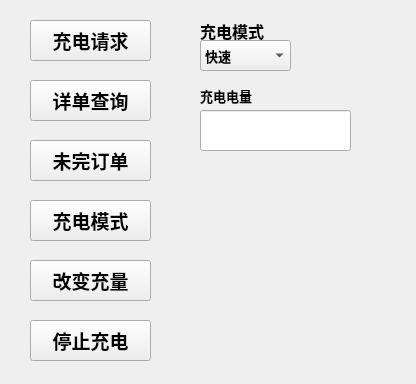
<?xml version="1.0" encoding="UTF-8"?>
<ui version="4.0">
 <class>MainWindow</class>
 <widget class="QMainWindow" name="MainWindow">
  <property name="geometry">
   <rect>
    <x>0</x>
    <y>0</y>
    <width>416</width>
    <height>384</height>
   </rect>
  </property>
  <property name="windowTitle">
   <string>MCSRrank</string>
  </property>
  <widget class="QWidget" name="centralwidget">
   <widget class="QPushButton" name="chargereqButton">
    <property name="geometry">
     <rect>
      <x>30</x>
      <y>20</y>
      <width>121</width>
      <height>41</height>
     </rect>
    </property>
    <property name="font">
     <font>
      <pointsize>14</pointsize>
      <weight>75</weight>
      <bold>true</bold>
     </font>
    </property>
    <property name="text">
     <string>充电请求</string>
    </property>
   </widget>
   <widget class="QLabel" name="showinfo">
    <property name="geometry">
     <rect>
      <x>200</x>
      <y>230</y>
      <width>181</width>
      <height>121</height>
     </rect>
    </property>
    <property name="font">
     <font>
      <pointsize>10</pointsize>
      <weight>75</weight>
      <bold>true</bold>
     </font>
    </property>
    <property name="text">
     <string/>
    </property>
   </widget>
   <widget class="QPushButton" name="detailbillButton">
    <property name="geometry">
     <rect>
      <x>30</x>
      <y>80</y>
      <width>121</width>
      <height>41</height>
     </rect>
    </property>
    <property name="font">
     <font>
      <pointsize>14</pointsize>
      <weight>75</weight>
      <bold>true</bold>
     </font>
    </property>
    <property name="text">
     <string>详单查询</string>
    </property>
   </widget>
   <widget class="QPushButton" name="chargingButton">
    <property name="geometry">
     <rect>
      <x>30</x>
      <y>140</y>
      <width>121</width>
      <height>41</height>
     </rect>
    </property>
    <property name="font">
     <font>
      <pointsize>14</pointsize>
      <weight>75</weight>
      <bold>true</bold>
     </font>
    </property>
    <property name="text">
     <string>未完订单</string>
    </property>
   </widget>
   <widget class="QPushButton" name="chargemodeButton">
    <property name="geometry">
     <rect>
      <x>30</x>
      <y>200</y>
      <width>121</width>
      <height>41</height>
     </rect>
    </property>
    <property name="font">
     <font>
      <pointsize>14</pointsize>
      <weight>75</weight>
      <bold>true</bold>
     </font>
    </property>
    <property name="text">
     <string>充电模式</string>
    </property>
   </widget>
   <widget class="QPushButton" name="chargechangeButton">
    <property name="geometry">
     <rect>
      <x>30</x>
      <y>260</y>
      <width>121</width>
      <height>41</height>
     </rect>
    </property>
    <property name="font">
     <font>
      <pointsize>14</pointsize>
      <weight>75</weight>
      <bold>true</bold>
     </font>
    </property>
    <property name="text">
     <string>改变充量</string>
    </property>
   </widget>
   <widget class="QPushButton" name="stopchargingButton">
    <property name="geometry">
     <rect>
      <x>30</x>
      <y>320</y>
      <width>121</width>
      <height>41</height>
     </rect>
    </property>
    <property name="font">
     <font>
      <pointsize>14</pointsize>
      <weight>75</weight>
      <bold>true</bold>
     </font>
    </property>
    <property name="text">
     <string>停止充电</string>
    </property>
   </widget>
   <widget class="QLineEdit" name="chargeamountline">
    <property name="geometry">
     <rect>
      <x>200</x>
      <y>110</y>
      <width>151</width>
      <height>41</height>
     </rect>
    </property>
    <property name="text">
     <string/>
    </property>
   </widget>
   <widget class="QLabel" name="chargeamounttext">
    <property name="geometry">
     <rect>
      <x>200</x>
      <y>80</y>
      <width>91</width>
      <height>31</height>
     </rect>
    </property>
    <property name="font">
     <font>
      <pointsize>10</pointsize>
      <weight>75</weight>
      <bold>true</bold>
     </font>
    </property>
    <property name="text">
     <string>充电电量</string>
    </property>
   </widget>
   <widget class="QLabel" name="modeselectiontext">
    <property name="geometry">
     <rect>
      <x>200</x>
      <y>20</y>
      <width>121</width>
      <height>21</height>
     </rect>
    </property>
    <property name="font">
     <font>
      <pointsize>12</pointsize>
      <weight>75</weight>
      <bold>true</bold>
     </font>
    </property>
    <property name="text">
     <string>充电模式</string>
    </property>
   </widget>
   <widget class="QComboBox" name="modeselectioncombo">
    <property name="geometry">
     <rect>
      <x>200</x>
      <y>40</y>
      <width>91</width>
      <height>31</height>
     </rect>
    </property>
    <property name="font">
     <font>
      <pointsize>10</pointsize>
      <weight>75</weight>
      <bold>true</bold>
     </font>
    </property>
    <property name="currentIndex">
     <number>0</number>
    </property>
    <item>
     <property name="text">
      <string>快速</string>
     </property>
    </item>
    <item>
     <property name="text">
      <string>慢速</string>
     </property>
    </item>
   </widget>
   <zorder>showinfo</zorder>
   <zorder>chargereqButton</zorder>
   <zorder>detailbillButton</zorder>
   <zorder>chargingButton</zorder>
   <zorder>chargemodeButton</zorder>
   <zorder>chargechangeButton</zorder>
   <zorder>stopchargingButton</zorder>
   <zorder>chargeamountline</zorder>
   <zorder>chargeamounttext</zorder>
   <zorder>modeselectiontext</zorder>
   <zorder>modeselectioncombo</zorder>
  </widget>
 </widget>
 <resources/>
 <connections/>
</ui>
